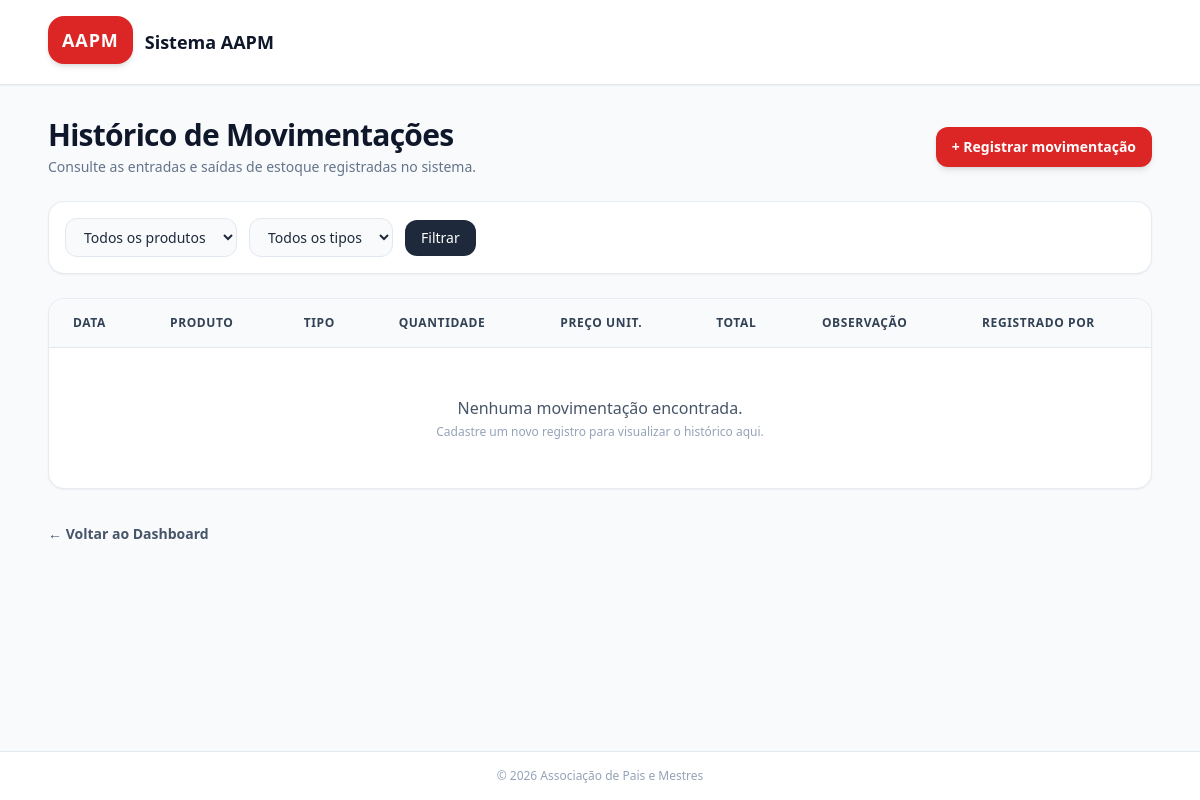
The page /movimentacoes/ (signed in) on the database as committed earlier.
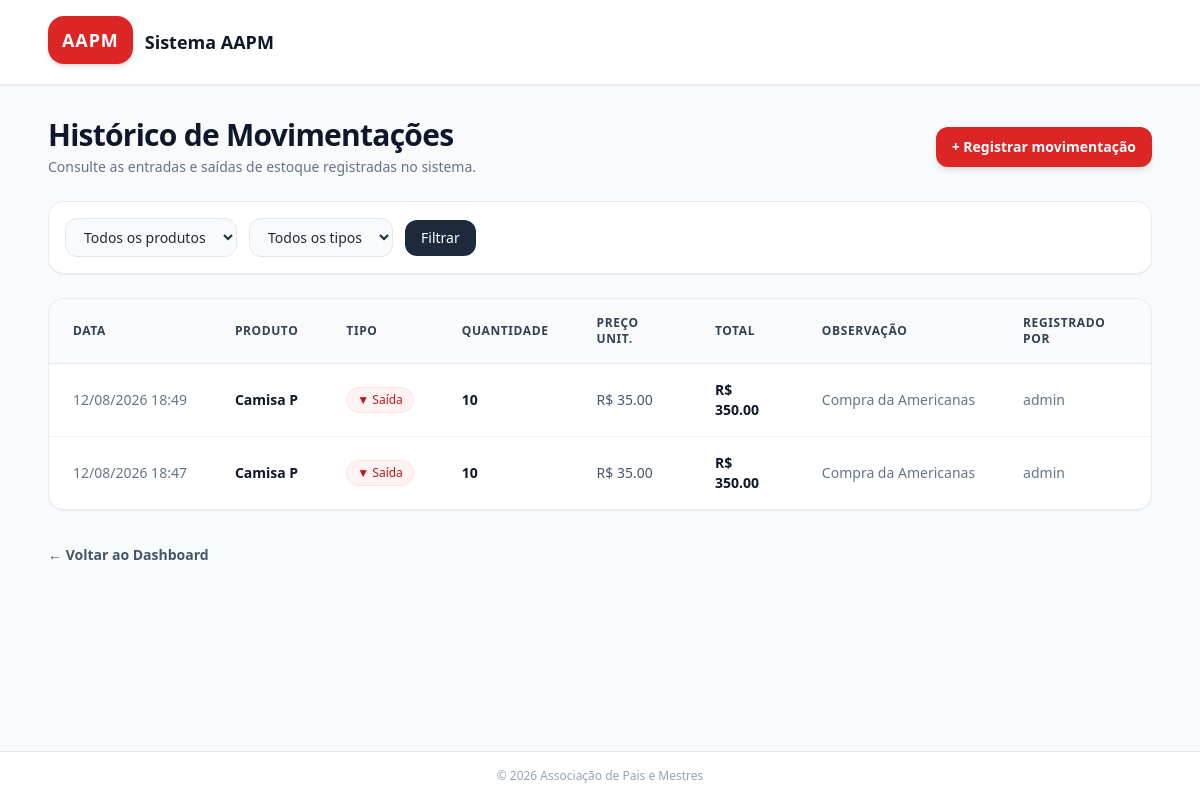
The same page on the database as committed later.
### app/models/movimentacao.py (models this page shows, shortened)
class Movimentacao(Base):
    __tablename__ = "movimentacoes"
    id         = Column(Integer, primary_key=True, index=True)
    tipo       = Column(
        Enum(TipoMovimentacao),
        nullable=False
    )
    quantidade = Column(Integer, nullable=False)
    preco_unitario = Column(Float, nullable=False, default=0.0)
    observacao = Column(String(255), nullable=True)
    criado_em  = Column(DateTime, server_default=func.now())
    produto_id = Column(
        Integer,
        ForeignKey("produtos.id", ondelete="CASCADE"),
        nullable=False
    )
    usuario_id = Column(
        Integer,
        ForeignKey("usuarios.id", ondelete="SET NULL"),
        nullable=True
    )
    produto = relationship("Produto", backref="movimentacoes")
    usuario = relationship("Usuario", backref="movimentacoes")

### app/models/produto.py (models this page shows, shortened)
class Produto(Base):
    __tablename__ = "produtos"
    id = Column(Integer, primary_key=True, autoincrement=True, index=True)
    nome = Column(String(150), nullable=False, index=True)
    preco = Column(Float, nullable=False, default=0.0)
    estoque_atual = Column(Integer, nullable=False, default=0)
    ativo = Column(Boolean, default=True)
    imagem_path = Column(String(255), nullable=True)
    categoria_id = Column(Integer, ForeignKey("categorias.id", ondelete="SET NULL"), nullable=True )
    categoria = relationship("Categoria", back_populates="produtos")

### app/models/usuarios.py (models this page shows)
class Usuario(Base):
    __tablename__ = "usuarios"
    id = Column(Integer, primary_key=True, autoincrement=True)
    nome = Column(String(100), nullable=False)
    email = Column(String(150), unique=True, nullable=False)
    senha_hash = Column(String(255), nullable=False)
    role = Column(String(20), nullable=False, default="operador")
    ativo = Column(Boolean, default=True)
    criando_em = Column(DateTime, server_default=func.now())

### app/controllers/movimentacao_controller.py (the view)
@router.get("/", response_class=HTMLResponse)
def listar_movimentacoes(
    request: Request,
    produto_id: int = 0,     # filtra por produto específico
    tipo: str = "",          # "entrada" ou "saida"
    db: Session = Depends(get_db),
    admin = Depends(get_admin)
):
    query = db.query(Movimentacao).order_by(Movimentacao.criado_em.desc())
    if produto_id:
        query = query.filter(Movimentacao.produto_id == produto_id)
    if tipo in ("entrada", "saida", "cancelamento", "ajuste"):
        query = query.filter(Movimentacao.tipo == tipo)
    movimentacoes = query.limit(200).all()  # limita para não sobrecarregar
    produtos      = db.query(Produto).filter(Produto.ativo == True).all()
    return templates.TemplateResponse(
        request,
        "movimentacoes/index.html",
        {
            "request":        request,
            "usuario":        admin,
            "movimentacoes":  movimentacoes,
            "produtos":       produtos,
            "produto_id":     produto_id,
            "tipo":           tipo,
        }
    )

### app/templates/movimentacoes/index.html (shortened to what this page needs)
<!DOCTYPE html>
<html lang="pt-br">
<head>
    <script src="https://cdn.tailwindcss.com"></script>
</head>
<body class="bg-slate-50 min-h-screen flex flex-col font-sans text-slate-800">
    <header class="w-full bg-white border-b border-slate-200 shadow-sm">
        <div class="max-w-6xl mx-auto px-6 py-4 flex items-center justify-between">
            <div class="flex items-center space-x-3">
                <div class="px-3.5 h-12 bg-red-600 text-white font-bold text-lg rounded-2xl shadow-md mb-1 inline-flex items-center justify-center tracking-wider">
    AAPM
</div>
                <span class="font-bold text-slate-900 text-lg">Sistema AAPM</span>
    </header>
    <main class="flex-1 max-w-6xl w-full mx-auto px-6 py-8 space-y-6">
        <div class="flex flex-col sm:flex-row sm:items-center sm:justify-between gap-4">
            <div>
                <h1 class="text-2xl sm:text-3xl font-extrabold text-slate-900 tracking-tight">
                    Histórico de Movimentações
                </h1>
                <p class="text-slate-500 text-sm mt-1">
                    Consulte as entradas e saídas de estoque registradas no sistema.
                </p>
            </div>
            <a href="/movimentacoes/nova{% if produto %}?produto_id={{ produto.id }}{% endif %}"
               class="inline-flex items-center justify-center px-4 py-2.5 bg-red-600 hover:bg-red-700 text-white font-semibold text-sm rounded-xl shadow-md hover:shadow-lg transition-all duration-200">
                + Registrar movimentação
            </a>
        </div>
        <div class="bg-white p-4 rounded-2xl shadow-sm border border-slate-200/80">
            <form method="get" class="flex flex-wrap items-center gap-3">
                {% if produtos %}
                <select name="produto_id" class="px-3.5 py-2 bg-slate-50 border border-slate-200 rounded-xl text-sm focus:outline-none focus:ring-2 focus:ring-red-500/20 focus:border-red-600">
                    <option value="">Todos os produtos</option>
                </select>
                {% endif %}
                <select name="tipo" class="px-3.5 py-2 bg-slate-50 border border-slate-200 rounded-xl text-sm focus:outline-none focus:ring-2 focus:ring-red-500/20 focus:border-red-600">
                    <option value="">Todos os tipos</option>
                </select>
                <button type="submit" class="px-4 py-2 bg-slate-800 hover:bg-slate-900 text-white font-medium text-sm rounded-xl transition-colors">
                    Filtrar
                </button>
            </form>
        </div>
        <div class="bg-white rounded-2xl shadow-sm border border-slate-200/80 overflow-hidden">
            <div class="overflow-x-auto">
                <table class="w-full text-left text-sm text-slate-600">
                    <thead class="bg-slate-50 border-b border-slate-200 text-slate-700 uppercase font-semibold text-xs tracking-wider">
                        <tr>
                            <th class="px-6 py-4">Data</th>
                            {% if not produto %}
                            <th class="px-6 py-4">Produto</th>
                            {% endif %}
                            <th class="px-6 py-4">Tipo</th>
                            <th class="px-6 py-4">Quantidade</th>
                            <th class="px-6 py-4">Preço unit.</th>
                            <th class="px-6 py-4">Total</th>
                            <th class="px-6 py-4">Observação</th>
                            <th class="px-6 py-4">Registrado por</th>
                        </tr>
                    </thead>
                    <tbody class="divide-y divide-slate-100">
                        {% for m in movimentacoes %}
                        <tr class="hover:bg-slate-50/80 transition-colors">
                            <td class="px-6 py-4 whitespace-nowrap text-slate-500">
                                {{ m.criado_em.strftime('%d/%m/%Y %H:%M') }}
                            </td>
                            {% if not produto %}
                            <td class="px-6 py-4 font-semibold text-slate-900 whitespace-nowrap">
                                {{ m.produto.nome if m.produto else "—" }}
                            </td>
                            {% endif %}
                            <td class="px-6 py-4 whitespace-nowrap">
                                {% if m.tipo.value == 'entrada' %}
                                    <span class="inline-flex items-center px-2.5 py-1 rounded-full text-xs font-medium bg-emerald-50 text-emerald-700 border border-emerald-100">
                                        ▲ Entrada
                                    </span>
                                {% else %}
                                    <span class="inline-flex items-center px-2.5 py-1 rounded-full text-xs font-medium bg-red-50 text-red-700 border border-red-100">
                                        ▼ Saída
                                    </span>
                                {% endif %}
                            </td>
                            <td class="px-6 py-4 font-semibold text-slate-900">
                                {{ m.quantidade }}
                            </td>
                            <td class="px-6 py-4">
                                R$ {{ "%.2f"|format(m.preco_unitario) }}
                            </td>
                            <td class="px-6 py-4 font-bold text-slate-900">
                                R$ {{ "%.2f"|format(m.valor_total) }}
                            </td>
                            <td class="px-6 py-4 text-slate-500 max-w-xs truncate">
                                {{ m.observacao or "—" }}
                            </td>
                            <td class="px-6 py-4 text-slate-500 whitespace-nowrap">
                                {{ m.usuario.nome if m.usuario else "—" }}
                            </td>
                        </tr>
                        {% endfor %}
                        {% if not movimentacoes %}
                        <tr>
                            <td colspan="8" class="px-6 py-12 text-center text-slate-400">
                                <div class="space-y-1">
                                    <p class="text-base font-medium text-slate-600">Nenhuma movimentação encontrada.</p>
                                    <p class="text-xs">Cadastre um novo registro para visualizar o histórico aqui.</p>
                                </div>
                            </td>
                        </tr>
                        {% endif %}
                    </tbody>
                </table>
            </div>
        </div>
        <div class="pt-2">
            {% if produto %}
                <a href="/produtos/{{ produto.id }}" class="text-sm font-semibold text-slate-600 hover:text-red-600 transition-colors">
                    ← Voltar ao produto
                </a>
            {% else %}
                <a href="/dashboard" class="text-sm font-semibold text-slate-600 hover:text-red-600 transition-colors">
                    ← Voltar ao Dashboard
                </a>
            {% endif %}
        </div>
    </main>
    <footer class="w-full bg-white border-t border-slate-200 py-4 text-center text-xs text-slate-400 mt-auto">
        &copy; 2026 Associação de Pais e Mestres
    </footer>
</body>
</html>

Rows that differ between the two databases and show on the page:
added Movimentacao: criado_em "12/08/2026 18:49", produto "Camisa P", tipo "▼ Saída", quantidade "10", preco_unitario "35.00", valor_total "350.00", observacao "Compra da Americanas", usuario "admin"
added Movimentacao: criado_em "12/08/2026 18:47", produto "Camisa P", tipo "▼ Saída", quantidade "10", preco_unitario "35.00", valor_total "350.00", observacao "Compra da Americanas", usuario "admin"
Other text that changed with them:
text no longer shown: "Nenhuma movimentação encontrada. Cadastre um novo registro para visualizar o histórico aqui."
